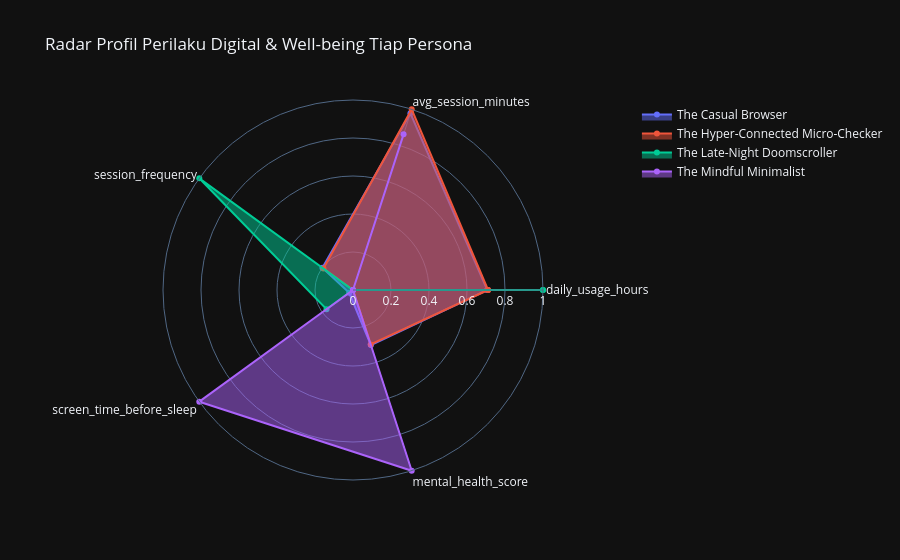

Here is the notebook cell this chart was saved with:
### Code cell
import plotly.graph_objects as go

# Normalisasi rata-rata fitur (0-1) untuk skala radar chart yang seimbang
radar_metrics = ['daily_usage_hours', 'avg_session_minutes', 'session_frequency', 'screen_time_before_sleep', 'mental_health_score']
radar_df = df_features.groupby('persona')[radar_metrics].mean()
radar_norm = (radar_df - radar_df.min()) / (radar_df.max() - radar_df.min())

fig_radar = go.Figure()

for persona in radar_norm.index:
    fig_radar.add_trace(go.Scatterpolar(
        r=radar_norm.loc[persona].values.tolist() + [radar_norm.loc[persona].values[0]],
        theta=radar_metrics + [radar_metrics[0]],
        fill='toself',
        name=persona
    ))

fig_radar.update_layout(
    polar=dict(radialaxis=dict(visible=True, range=[0, 1])),
    showlegend=True,
    title="Radar Profil Perilaku Digital & Well-being Tiap Persona",
    template='plotly_dark'
)
fig_radar.show()

### Figure 1 — Plotly figure (JSON) as saved in the notebook; plotly's stock layout.template omitted (floating-point values rounded to 4 significant figures)
{"data": [{"fill": "toself", "name": "The Casual Browser", "r": [0.7069, 0.978, 0.1991, 0.02459, 0.305, 0.7069], "theta": ["daily_usage_hours", "avg_session_minutes", "session_frequency", "screen_time_before_sleep", "mental_health_score", "daily_usage_hours"], "type": "scatterpolar"}, {"fill": "toself", "name": "The Hyper-Connected Micro-Checker", "r": [0.7108, 1, 0.1921, 0, 0.301, 0.7108], "theta": ["daily_usage_hours", "avg_session_minutes", "session_frequency", "screen_time_before_sleep", "mental_health_score", "daily_usage_hours"], "type": "scatterpolar"}, {"fill": "toself", "name": "The Late-Night Doomscroller", "r": [1, 0, 1, 0.1724, 0, 1], "theta": ["daily_usage_hours", "avg_session_minutes", "session_frequency", "screen_time_before_sleep", "mental_health_score", "daily_usage_hours"], "type": "scatterpolar"}, {"fill": "toself", "name": "The Mindful Minimalist", "r": [0, 0.8612, 0, 1, 1, 0], "theta": ["daily_usage_hours", "avg_session_minutes", "session_frequency", "screen_time_before_sleep", "mental_health_score", "daily_usage_hours"], "type": "scatterpolar"}], "layout": {"polar": {"radialaxis": {"range": [0, 1], "visible": true}}, "showlegend": true, "title": {"text": "Radar Profil Perilaku Digital & Well-being Tiap Persona"}}}
